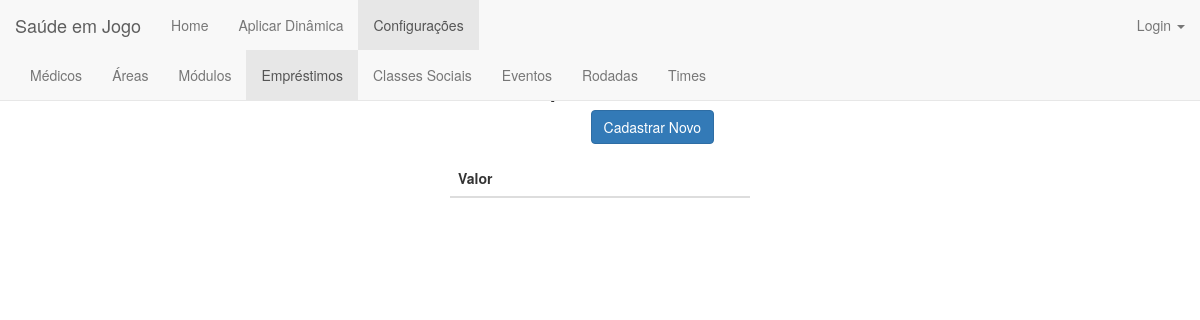
Page /emprestimo/ on the earlier database version.
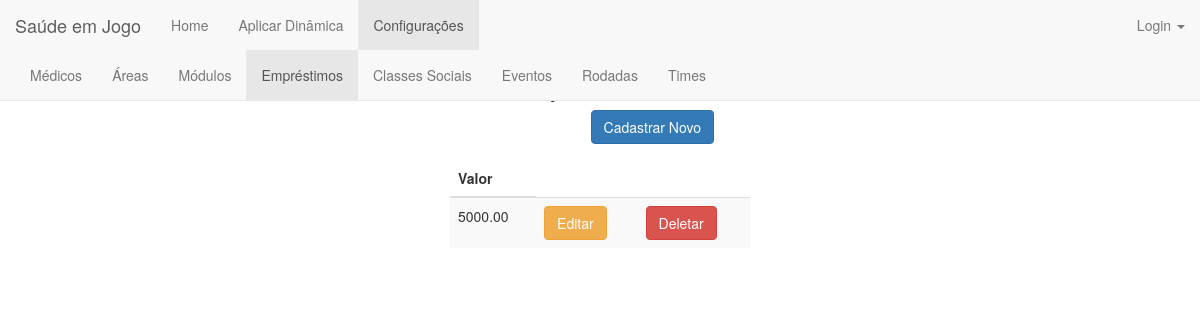
Same page on the later database version.
### jogo/models.py (models this page shows)
class Emprestimo(models.Model):
    valor = models.FloatField(validators=[MinValueValidator(1.0)])

### jogo/views.py (the view)
# urls.py: url(r'^emprestimo/$', views.emprestimo_index, name='emprestimo_index'),
def emprestimo_index(request):
    emprestimos = Emprestimo.objects.order_by('valor')
    return render(request, 'emprestimo/emprestimo_index.html', {'emprestimos':emprestimos})

### jogo/templates/emprestimo/emprestimo_index.html (shortened to what this page needs)
{% extends 'jogo/base_configuracoes.html' %}
{% block emprestimo %}class="active"{% endblock %}
{% block body %}
<div class="container">
    <center><h1>Empréstimos</h1></center>
    <div align="right" style="margin-right: 40%">
        <a href="{% url 'jogo:emprestimo_new' %}"><button type="submit" class="btn btn-primary">Cadastrar Novo</button></a>
    </div>
    <br>
    <div style="width: 25%; position: absolute; top:20%; bottom: 0; left: 0; right: 0; margin: 0 auto;">
        <table class="table table-striped">
            <thead>
            <tr>
                <th>Valor</th>
            </tr>
            </thead>
            <tbody>
            {% for emprestimo in emprestimos %}
            <tr>
                <td>{{emprestimo.valor|floatformat:2}}</td>
                <td><a href="{% url 'jogo:emprestimo_edit' emprestimo.id %}"><button type="button" class="btn btn-warning">Editar</button></a></td>
                <td><a href="{% url 'jogo:emprestimo_delete' emprestimo.id %}"><button type="button" class="btn btn-danger">Deletar</button></a></td>
            </tr>
            {% endfor %}
            </tbody>
        </table>
    </div>
</div>
{% endblock body %}

Differences in the rows shown:
added Emprestimo: valor "5000.00"
